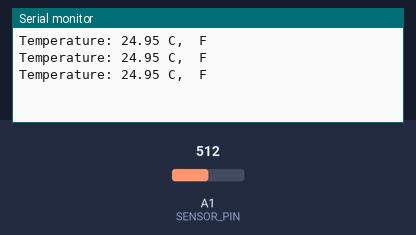
Simulated run of this sketch. Board: Arduino Uno, built with avr-gcc and run on an emulated ATmega328P. Parts: the last lines printed to the serial monitor. The test bench sets the inputs (shaded band); at power-on: A1 (SENSOR_PIN) = 512.

Above: at 1.3 s.
1.4 s: A1 (SENSOR_PIN) set to 716
At 1.9 s:
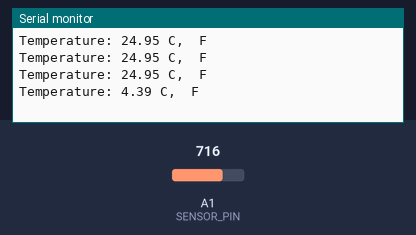
2.9 s: A1 (SENSOR_PIN) set to 900
At 3.4 s:
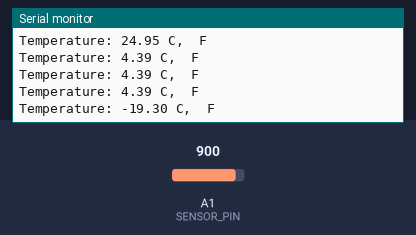
Timing chart, 0 to 5.9 s (numbered marks = the images above; inputs shaded):
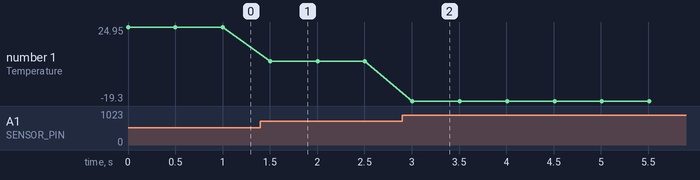

The sketch:

NTC10kSerialReading.ino
```cpp
/*
NTC Thermistor

Reads a temperature from the NTC 3950 thermistor
and displays it in the default Serial.

https://github.com/YuriiSalimov/NTC_Thermistor

Created by Yurii Salimov, May, 2019.
Released into the public domain.
*/
#include <Thermistor.h>
#include <NTC_Thermistor.h>

#define SENSOR_PIN             A1
#define REFERENCE_RESISTANCE   10000
#define NOMINAL_RESISTANCE     10000
#define NOMINAL_TEMPERATURE    25
#define B_VALUE                3400

Thermistor* thermistor;

// the setup function runs once when you press reset or power the board
void setup() {
	Serial.begin(9600);

	thermistor = new NTC_Thermistor(
	SENSOR_PIN,
	REFERENCE_RESISTANCE,
	NOMINAL_RESISTANCE,
	NOMINAL_TEMPERATURE,
	B_VALUE
	);
}

// the loop function runs over and over again forever
void loop() {
	// Reads temperature
	const double celsius = thermistor->readCelsius();
	//  const double kelvin = thermistor->readKelvin();
	//  const double fahrenheit = thermistor->readFahrenheit();

	// Output of information
	Serial.print("Temperature: ");
	Serial.print(celsius);
	Serial.print(" C, ");
	//  Serial.print(kelvin);
	//  Serial.print(" K, ");
	//  Serial.print(fahrenheit);
	Serial.println(" F");

	delay(500); // optionally, only to delay the output of information in the example.
}
```

Measured:
- after the input at 1.4 s, the serial monitor: prints a new line after 0.10 s (image 1)
- after the input at 2.9 s, the serial monitor: prints a new line after 0.11 s (image 2)
- plotted number 1: 24.95 → 4.39 after the input at 1.4 s, 4.39 → -19.3 after the input at 2.9 s
